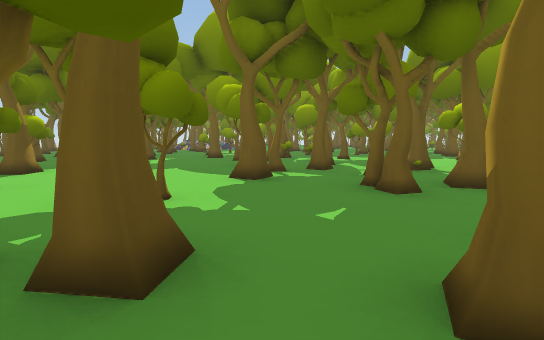
View 1 (above)

24 first-person views from a walk through a scene from a Unity 3-D project. The camera is 1.3 m above the floor, tilts 6° down and sees 85° across. The floor is counted in squares, 2 m on a side. Each view is taken from the middle of a square. On the plan, view 1 faces up. The plan holds only what a view shows up to about 9 squares ahead; the rest is blank. The place goes on beyond the plan. The player is left out.

View 2
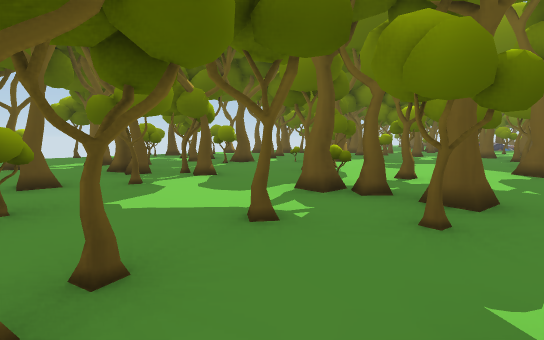

View 3
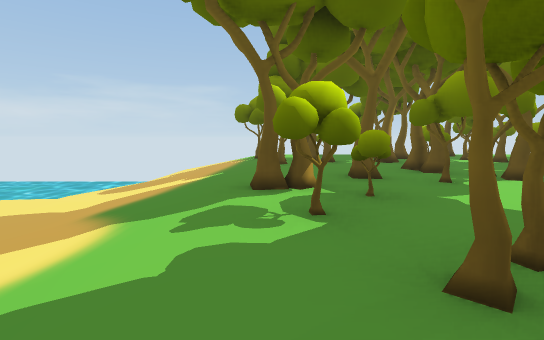

View 4
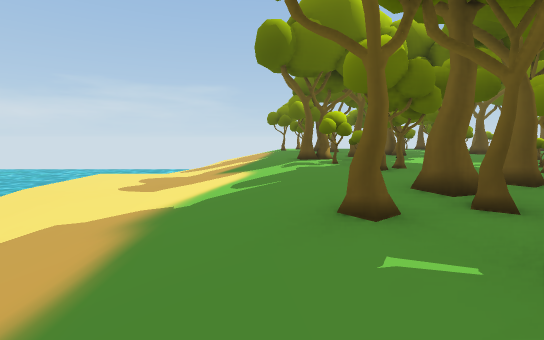

View 5
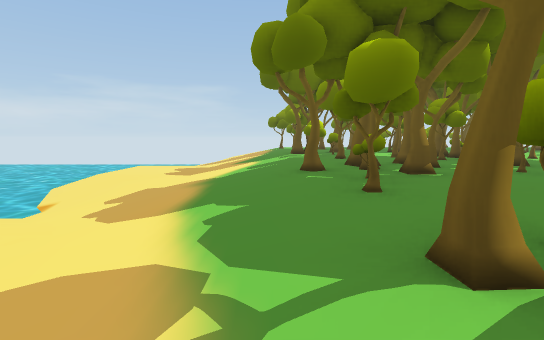

View 6
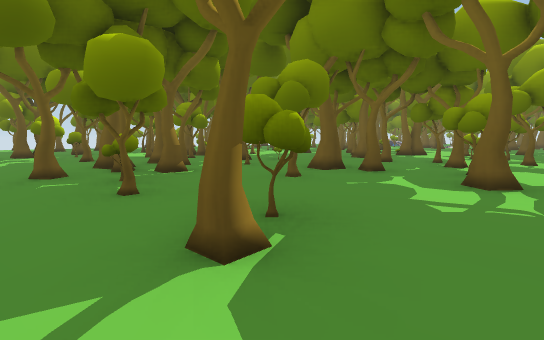

View 7
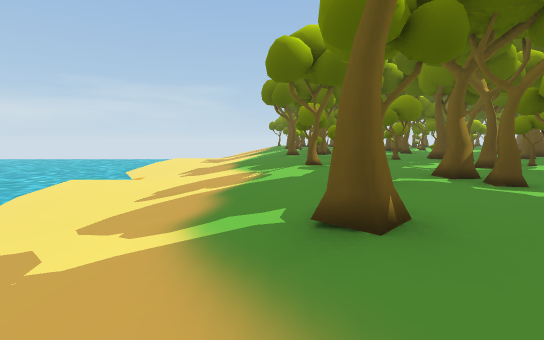

View 8
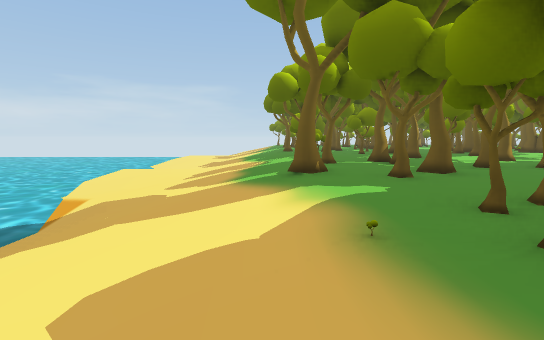

View 9
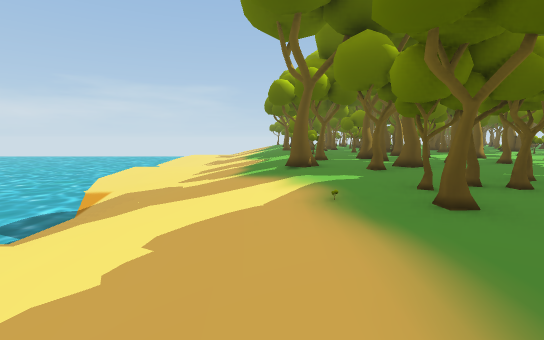

View 10
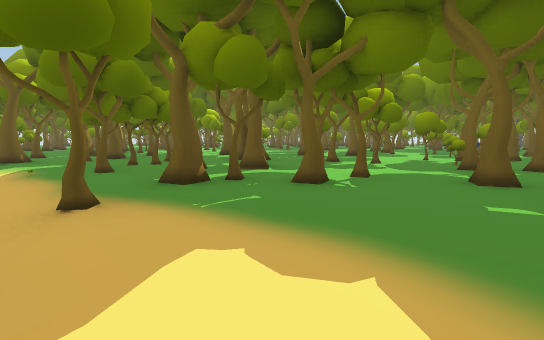

View 11
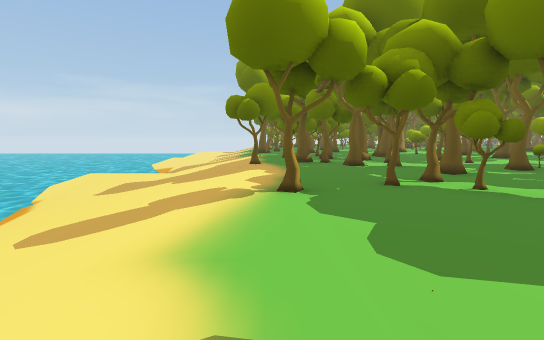

View 12
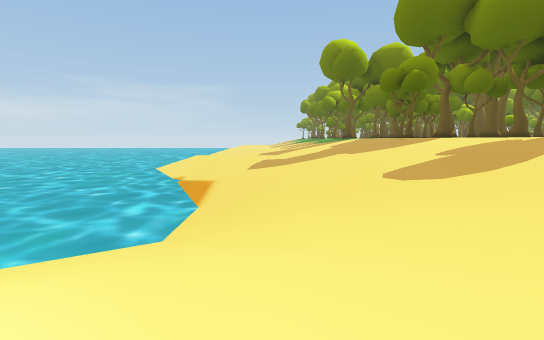

View 13
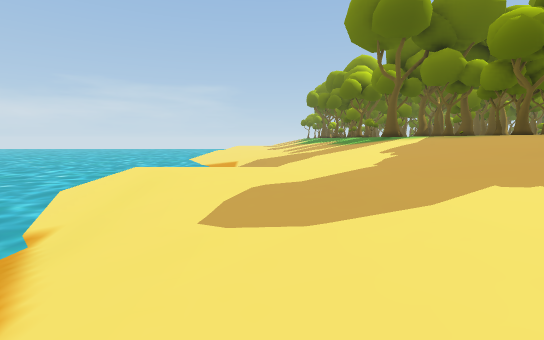

View 14
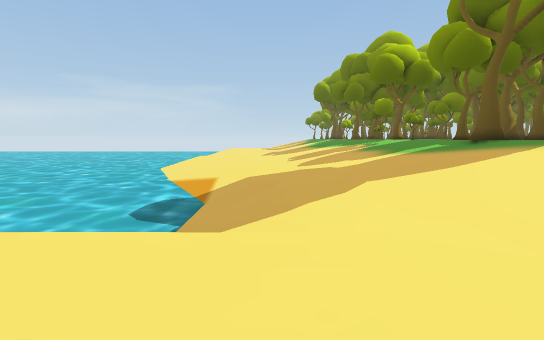

View 15
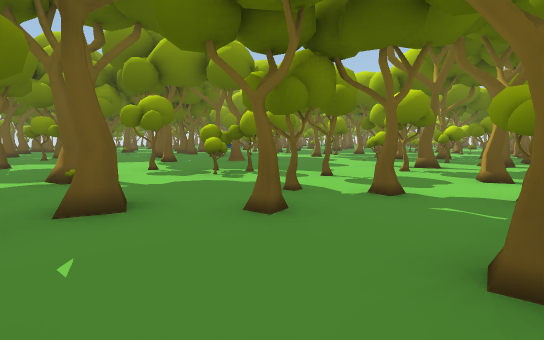

View 16
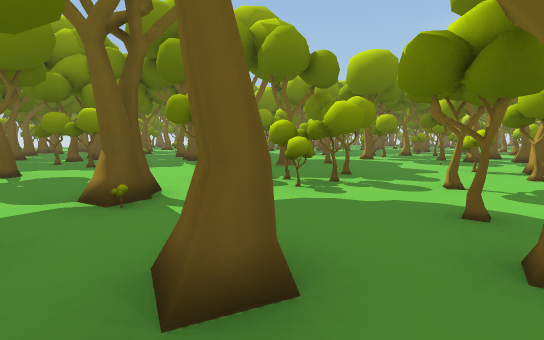

View 17
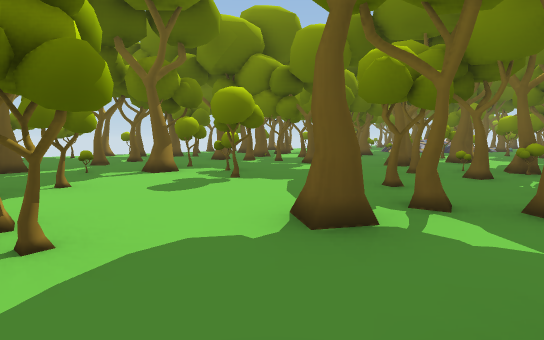

View 18
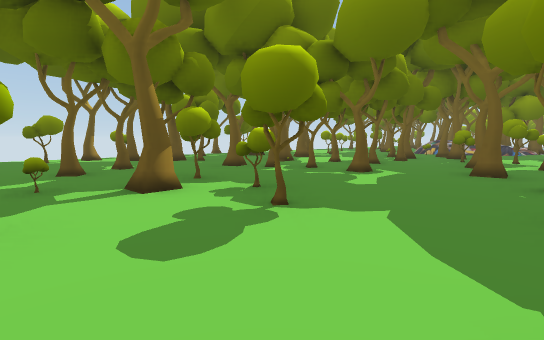

View 19
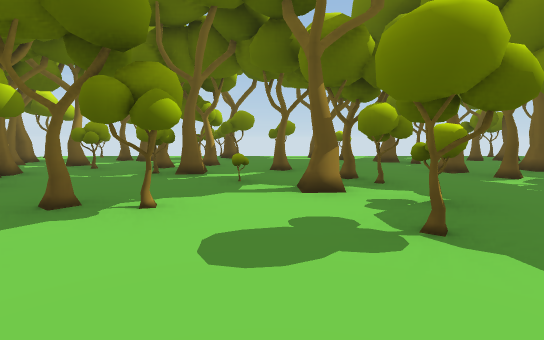

View 20
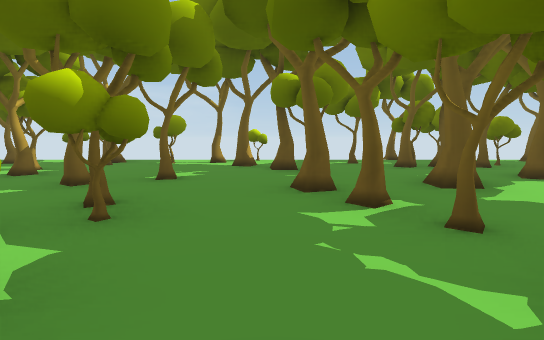

View 21
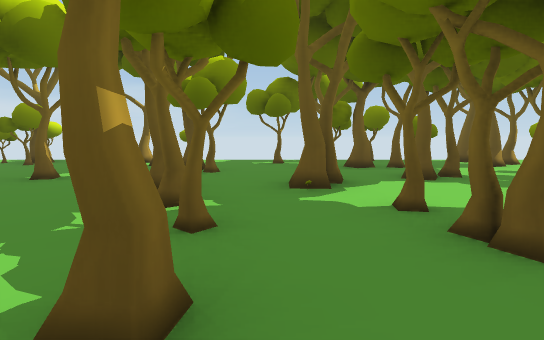

View 22
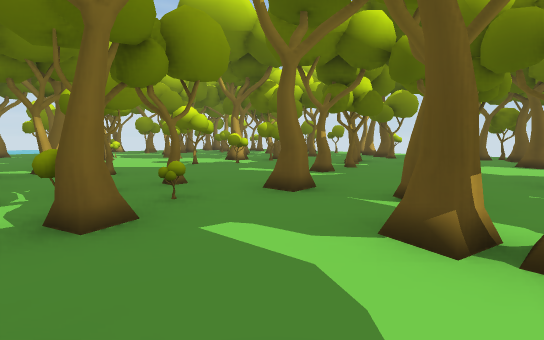

View 23
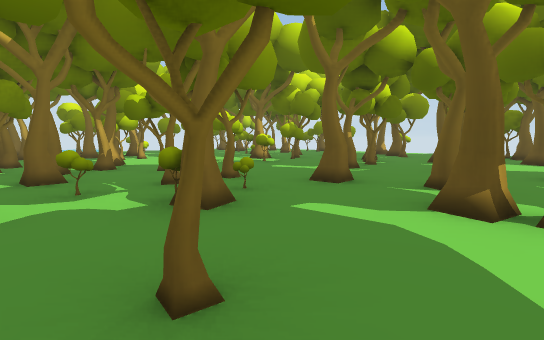

View 24
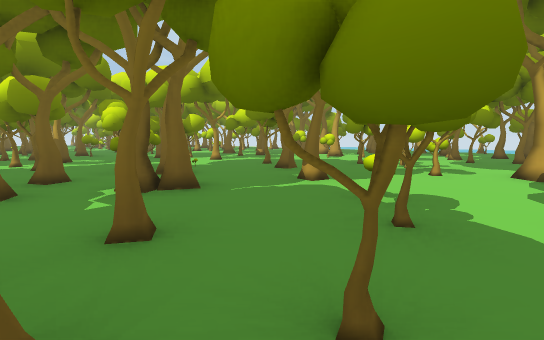

### Floor plan
Key: @ floor where view 1 was taken; # wall or solid block; x gap in a wall; . main floor; : floor 0.5 m higher than the main floor; - floor 1.25 m lower than the main floor; / step, stairs or slope; = window, fence, low wall or low ledge; ~ liquid the walk can cross; ≈ liquid the walk keeps out of; T thing the floor can be seen under or through.
Columns run from 12 left of view 1 to 24 right of it. Each row starts with its distance up from view 1.
 13 x.#.#...##.x....# .#...
 12  .#........#...x##..#..##..#
 11 .##..#x#........#..###...#
 10 .....x....#.##...=....#x#
  9 .....##.#..##=....#.....
  8 #...................#..
  7 ..#....TT..#.....#...#.      x.
  6 ....#.TT.#..##.:.##.....    .#.
  5 .#...#......#...........#  ....
  4 .#......#.....##.#...#...#...#
  3 ##.##...#.##....##..##.#.. ...#
  2 ..........=............#...##...
  1  .#.#..#..##.#..#.#......#.......
  0   ..#.#.#.##@.#...#..#.....#x#..#.
 -1  #...........#..#...#.#.TT...#..#..
 -2    #...#.#.#.##........#.T..#.......
 -3    #/...#.#...###.#.#.#...#./...#....
 -4    /////////////////////////////////
 -5    ////////////////////////////////
 -6    /////////////////////////////////
 -7    ///-----/////--////////-//////////
 -8    ///-----/////--////////-/////////
 -9    ///----///// -////~≈~//////~~≈~/
-10    ~   /////~~  ///~~≈≈~////~~≈≈≈~
-11    ~      ~≈≈   /~~~≈≈≈~ /~~~≈≈≈≈
-12           ≈≈   ~≈ ≈≈≈≈≈~~~≈≈≈≈≈≈
-13                   ≈≈≈≈≈≈≈≈ ≈≈≈≈

Positions as (right, up) in squares from view 1, and headings:
1: (0, 0), facing up
2: (0, -2), facing up-left
3: (0, -3), facing left
4: (4, -4), facing left
5: (7, -4), facing left
6: (7, -4), facing up-left
7: (12, -4), facing left
8: (15, -4), facing left
9: (16, -4), facing left
10: (19, -4), facing up-left
11: (24, -3), facing left
12: (24, -7), facing left
13: (19, -7), facing left
14: (15, -7), facing left
15: (2, 1), facing up-right
16: (2, 3), facing up-right
17: (1, 3), facing up-left
18: (-1, 4), facing up-left
19: (-1, 5), facing left
20: (-3, 8), facing left
21: (-3, 10), facing left
22: (1, 13), facing down-left
23: (2, 13), facing down-left
24: (3, 13), facing down-right
